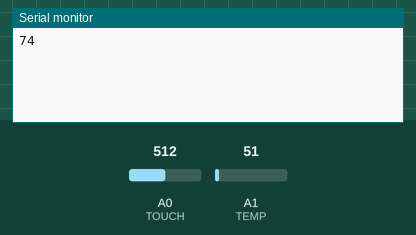
This sketch was run on a simulated Arduino Uno, built with avr-gcc and run on an emulated ATmega328P. Shown: the last lines printed to the serial monitor. The test bench sets the inputs (shaded band); at power-on: A1 (TEMP) = 51, A0 (TOUCH) = 512. The modem accepts every AT command (registered, SIM ready, sends succeed) and sends nothing else.

Above: at 1.3 s.
1.4 s: A1 (TEMP) set to 61
At 5.6 s:
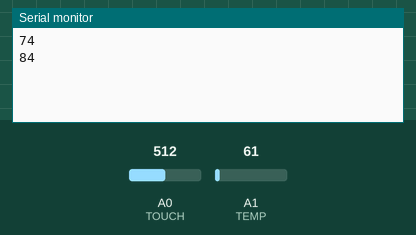
7.5 s: A1 (TEMP) set to 71
At 10.7 s:
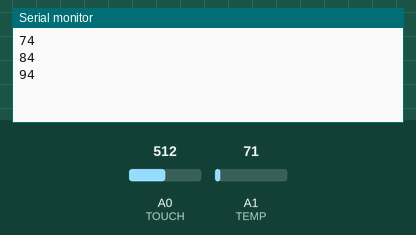
Timing chart, 0 to 12.2 s (numbered marks = the images above; inputs shaded):
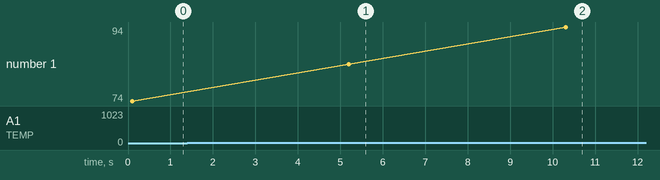

Measured:
- after the input at 1.4 s, the serial monitor: prints a new line after 3.8 s (image 1)
- after the input at 7.5 s, the serial monitor: prints a new line after 2.8 s (image 2)
- plotted number 1: 74 → 84 after the input at 1.4 s, 84 → 94 after the input at 7.5 s

The sketch:

touchtemp_gsm.ino
```cpp
#include <SoftwareSerial.h>
#include <String.h>
SoftwareSerial SIM900A(10,11);

#define TEMP A1
#define TOUCH A0

int touchvalue = 0;
int tempval=0;
int tempc=0;

void setup() {
//SIM900A.begin (9600);
Serial.begin (9600);
pinMode(TEMP,INPUT);
pinMode(TOUCH,INPUT);
delay(100);
//SIM900A.println ("AT+CNMI=2,2,0,0,0");

}

void loop() {
 touchvalue=analogRead(TOUCH);
 tempval=analogRead(TEMP);
 tempc=tempval+23.7;
 Serial.println(tempc);
 delay(2000);
 if(touchvalue>900){
  SendMessageTheft();
 }
 if (tempc>25){
  sendMessageTemp();
 }
 }
void sendMessageTemp()
{
SIM900A.println ("AT+CMGF=1");
delay (1000);
SIM900A.println ("AT+CMGS=\"+918447683437\"\r");
delay (1000);
SIM900A.println ("HIGH TEMPERATURE ALERT");
delay (100);
SIM900A.println ((char)26);
delay (1000);
}

void SendMessageTheft()
{
SIM900A.println ("AT+CMGF=1");
delay (1000);
SIM900A.println ("AT+CMGS=\"+919650437397\"\r");
delay (1000);
SIM900A.println ("EMERGENCY THEFT ALERT!!!");
delay (100);
SIM900A.println ((char)26);
delay (1000);
}
```
